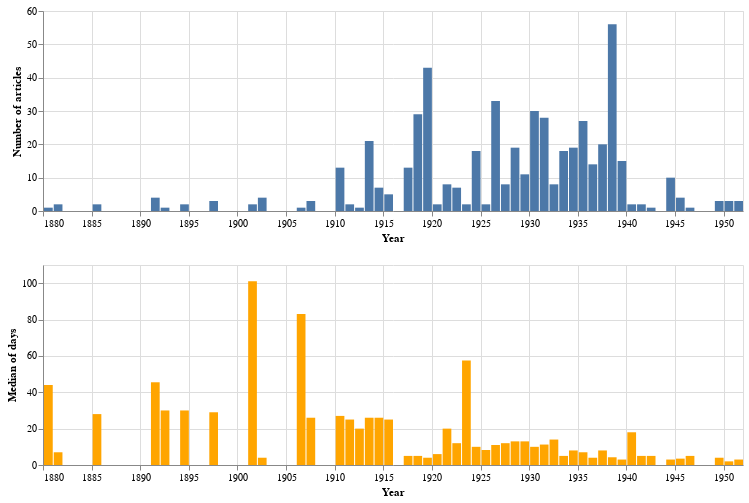

Source (notebook cell):
### Markdown cell above
There's still quite a lot of variation. To try and see what's going on lets display the number of articles per year and compare that to the median number of days extracted from the articles for that year.

### Code cell
count = alt.Chart(new_df).mark_bar().encode(
    x=alt.X('year(date):T', title='Year'),
    y=alt.Y('count():Q', title='Number of articles'),
    tooltip=[alt.Tooltip('year(date):T', title='Year'), alt.Tooltip('count():Q', title='Number of articles')]
).properties(width=700, height=200)

median = alt.Chart(new_df).mark_bar(color='orange').encode(
    x=alt.X('year(date):T', title='Year'),
    y='median(days):Q',
    tooltip=[alt.Tooltip('year(date):T', title='Year'), alt.Tooltip('median(days):Q', title='Median number of days')]
).properties(width=700, height=200)

count & median

### Figure 1 — Vega-Lite specification as saved in the notebook (floating-point values rounded to 4 significant figures; data arrays with more than 128 entries replaced by an {"elided": "..."} marker saying what was removed)
{"config": {"view": {"continuousWidth": 400, "continuousHeight": 300}}, "vconcat": [{"mark": "bar", "encoding": {"tooltip": [{"field": "date", "timeUnit": "year", "title": "Year", "type": "temporal"}, {"aggregate": "count", "title": "Number of articles", "type": "quantitative"}], "x": {"field": "date", "timeUnit": "year", "title": "Year", "type": "temporal"}, "y": {"aggregate": "count", "title": "Number of articles", "type": "quantitative"}}, "height": 200, "width": 700}, {"mark": {"type": "bar", "color": "orange"}, "encoding": {"tooltip": [{"field": "date", "timeUnit": "year", "title": "Year", "type": "temporal"}, {"aggregate": "median", "field": "days", "title": "Median number of days", "type": "quantitative"}], "x": {"field": "date", "timeUnit": "year", "title": "Year", "type": "temporal"}, "y": {"aggregate": "median", "field": "days", "type": "quantitative"}}, "height": 200, "width": 700}], "data": {"name": "data-3cda26f1465525b557c374ac47313035"}, "$schema": "https://vega.github.io/schema/vega-lite/v4.17.0.json", "datasets": {"data-3cda26f1465525b557c374ac47313035": {"elided": "533 records"}}}
